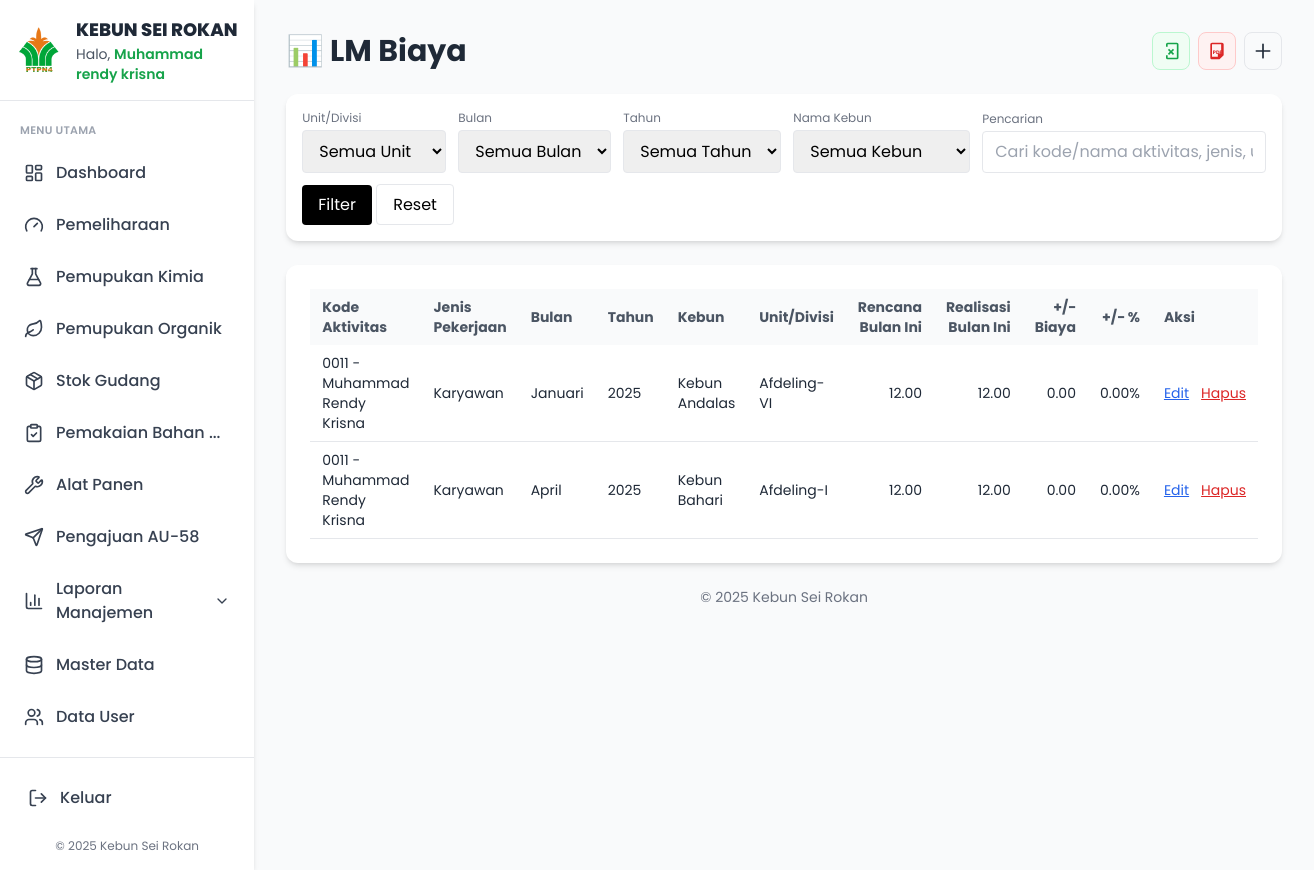
Page /admin/lm_biaya.php (signed in) on the committed database.
### tables this page shows
CREATE TABLE `lm_biaya` (
  `id` int UNSIGNED NOT NULL,
  `kode_aktivitas_id` int UNSIGNED NOT NULL,
  `jenis_pekerjaan_id` int UNSIGNED DEFAULT NULL,
  `bulan` enum('Januari','Februari','Maret','April','Mei','Juni','Juli','Agustus','September','Oktober','November','Desember') NOT NULL,
  `tahun` smallint UNSIGNED NOT NULL,
  `unit_id` int NOT NULL,
  `kebun_id` int DEFAULT NULL,
  `rencana_bi` decimal(14,2) NOT NULL DEFAULT '0.00',
  `realisasi_bi` decimal(14,2) NOT NULL DEFAULT '0.00',
  `catatan` varchar(255) DEFAULT NULL,
  `created_at` timestamp NULL DEFAULT CURRENT_TIMESTAMP,
  `updated_at` timestamp NULL DEFAULT CURRENT_TIMESTAMP ON UPDATE CURRENT_TIMESTAMP
);

CREATE TABLE `md_kode_aktivitas` (
  `id` int UNSIGNED NOT NULL,
  `kode` varchar(20) NOT NULL,
  `nama` varchar(120) NOT NULL,
  `no_sap_id` int UNSIGNED DEFAULT NULL
);

CREATE TABLE `md_jenis_pekerjaan` (
  `id` int UNSIGNED NOT NULL,
  `nama` varchar(120) NOT NULL,
  `keterangan` varchar(255) DEFAULT NULL,
  `created_at` timestamp NULL DEFAULT CURRENT_TIMESTAMP,
  `updated_at` timestamp NULL DEFAULT CURRENT_TIMESTAMP ON UPDATE CURRENT_TIMESTAMP
);

CREATE TABLE `md_kebun` (
  `id` int UNSIGNED NOT NULL,
  `kode` varchar(16) NOT NULL,
  `nama_kebun` varchar(100) NOT NULL,
  `keterangan` varchar(255) DEFAULT NULL,
  `created_at` timestamp NOT NULL DEFAULT CURRENT_TIMESTAMP,
  `updated_at` timestamp NOT NULL DEFAULT CURRENT_TIMESTAMP ON UPDATE CURRENT_TIMESTAMP
);

CREATE TABLE `units` (
  `id` int NOT NULL,
  `nama_unit` varchar(100) NOT NULL,
  `keterangan` varchar(255) DEFAULT NULL,
  `created_at` timestamp NULL DEFAULT CURRENT_TIMESTAMP,
  `updated_at` timestamp NULL DEFAULT CURRENT_TIMESTAMP ON UPDATE CURRENT_TIMESTAMP
);

### admin/lm_biaya.php (the view, shortened to what this page needs)
<?php
function col_exists(PDO $pdo, $table, $col){
  $st = $pdo->prepare("SELECT 1 FROM information_schema.COLUMNS WHERE TABLE_SCHEMA = DATABASE() AND TABLE_NAME=:t AND COLUMN_NAME=:c");
  $st->execute([':t'=>$table, ':c'=>$col]);
  return (bool)$st->fetchColumn();
}
try {
  $db = new Database();
  $conn = $db->getConnection();
  $hasKebun = col_exists($conn, 'lm_biaya', 'kebun_id');
  $q        = isset($_GET['q']) ? trim($_GET['q']) : '';
  $sql = "
    SELECT b.*,
           u.nama_unit,
           a.kode AS kode_aktivitas, a.nama AS nama_aktivitas,
           j.nama AS nama_jenis
           ".($hasKebun ? ", kb.nama_kebun " : "")."
    FROM lm_biaya b
    LEFT JOIN units u ON u.id = b.unit_id
    LEFT JOIN md_kode_aktivitas a ON a.id = b.kode_aktivitas_id
    LEFT JOIN md_jenis_pekerjaan j ON j.id = b.jenis_pekerjaan_id
    ".($hasKebun ? "LEFT JOIN md_kebun kb ON kb.id = b.kebun_id" : "")."
    WHERE 1=1
  ";
  $bind = [];
  $sql .= "
    ORDER BY b.tahun DESC,
             FIELD(b.bulan,'Januari','Februari','Maret','April','Mei','Juni','Juli','Agustus','September','Oktober','November','Desember'),
             b.id DESC
  ";
  $st = $conn->prepare($sql);
  $st->execute($bind);
  $rows = $st->fetchAll(PDO::FETCH_ASSOC);
} catch (PDOException $e) {
  die("DB Error: ".$e->getMessage());
}
$currentPage = 'lm_biaya';
include_once '../layouts/header.php';
?>
<div class="space-y-6">
  <div class="flex items-center justify-between">
    <h1 class="text-3xl font-bold text-gray-800">📊 LM Biaya</h1>
    <div class="flex gap-2">
      <button id="btn-export-excel"
        class="p-2 rounded-lg border border-green-200 bg-green-50 text-green-600 hover:bg-green-100 hover:border-green-300 focus:outline-none focus:ring-2 focus:ring-green-300"
        title="Export Excel" aria-label="Export Excel">
      </button>
      <button id="btn-export-pdf"
        class="p-2 rounded-lg border border-red-200 bg-red-50 text-red-600 hover:bg-red-100 hover:border-red-300 focus:outline-none focus:ring-2 focus:ring-red-300"
        title="Export PDF" aria-label="Export PDF">
        <svg xmlns="http://www.w3.org/2000/svg" class="h-5 w-5" fill="currentColor" viewBox="0 0 24 24">
          <path d="M6 2a2 2 0 0 0-2 2v16c0 1.1.9 2 2 2h9l5-5V4a2 2 0 0 0-2-2H6zm0 2h11v11h-4v4H6V4z"/>
          <text x="7" y="16" font-size="6" font-weight="bold" fill="currentColor">PDF</text>
        </svg>
      </button>
      <button id="btn-add"
        class="p-2 rounded-lg border border-gray-200 bg-gray-50 text-gray-800 hover:bg-gray-100 hover:border-gray-300 focus:outline-none focus:ring-2 focus:ring-gray-300"
        title="Tambah Data" aria-label="Tambah Data">
        <svg xmlns="http://www.w3.org/2000/svg" class="h-5 w-5" fill="none" viewBox="0 0 24 24" stroke="currentColor">
          <path stroke-linecap="round" stroke-linejoin="round" stroke-width="2" d="M12 4v16m8-8H4"/>
        </svg>
      </button>
    </div>
  </div>
  <form method="get" class="bg-white p-4 rounded-xl shadow-md flex flex-wrap items-end gap-3">
    <div>
      <label for="f-unit" class="block text-xs text-gray-500 mb-1">Unit/Divisi</label>
      <select id="f-unit" name="unit_id" class="border rounded px-3 py-2">
        <option value="">Semua Unit</option>
      </select>
    </div>
    <div>
      <label for="f-bulan" class="block text-xs text-gray-500 mb-1">Bulan</label>
      <select id="f-bulan" name="bulan" class="border rounded px-3 py-2">
        <option value="">Semua Bulan</option>
      </select>
    </div>
    <div>
      <label for="f-tahun" class="block text-xs text-gray-500 mb-1">Tahun</label>
      <select id="f-tahun" name="tahun" class="border rounded px-3 py-2">
        <option value="">Semua Tahun</option>
      </select>
    </div>
    <?php if ($hasKebun): ?>
    <div>
      <label for="f-kebun" class="block text-xs text-gray-500 mb-1">Nama Kebun</label>
      <select id="f-kebun" name="kebun_id" class="border rounded px-3 py-2">
        <option value="">Semua Kebun</option>
      </select>
    </div>
    <?php endif; ?>
    <div class="flex-1 min-w-[220px]">
      <label for="f-q" class="block text-xs text-gray-500 mb-1">Pencarian</label>
      <input id="f-q" name="q" type="text" value="<?= htmlspecialchars($q) ?>" class="w-full border rounded px-3 py-2" placeholder="Cari kode/nama aktivitas, jenis, unit, kebun, catatan...">
    </div>
    <div>
      <button type="submit" class="px-4 py-2 bg-black text-white rounded hover:bg-gray-800">Filter</button>
      <a href="lm_biaya.php" class="px-4 py-2 border rounded hover:bg-gray-50">Reset</a>
    </div>
  </form>
  <div class="bg-white p-6 rounded-xl shadow-md overflow-x-auto">
    <table class="min-w-full text-sm">
      <thead class="bg-gray-50">
        <tr class="text-gray-600">
          <th class="py-2 px-3 text-left">Kode Aktivitas</th>
          <th class="py-2 px-3 text-left">Jenis Pekerjaan</th>
          <th class="py-2 px-3 text-left">Bulan</th>
          <th class="py-2 px-3 text-left">Tahun</th>
          <?php if ($hasKebun): ?><th class="py-2 px-3 text-left">Kebun</th><?php endif; ?>
          <th class="py-2 px-3 text-left">Unit/Divisi</th>
          <th class="py-2 px-3 text-right">Rencana Bulan Ini</th>
          <th class="py-2 px-3 text-right">Realisasi Bulan Ini</th>
          <th class="py-2 px-3 text-right">+/− Biaya</th>
          <th class="py-2 px-3 text-right">+/− %</th>
          <th class="py-2 px-3 text-left">Aksi</th>
        </tr>
      </thead>
      <tbody class="text-gray-800">
        <?php if (!$rows): ?>
          <tr><td colspan="<?= $hasKebun ? 11 : 10 ?>" class="text-center py-6 text-gray-500">Belum ada data.</td></tr>
        <?php else: foreach ($rows as $r): ?>
          <tr class="border-b hover:bg-gray-50">
            <td class="py-2 px-3"><?= htmlspecialchars(($r['kode_aktivitas'] ?? '').' - '.($r['nama_aktivitas'] ?? '')) ?></td>
            <td class="py-2 px-3"><?= htmlspecialchars($r['nama_jenis'] ?? '-') ?></td>
            <td class="py-2 px-3"><?= htmlspecialchars($r['bulan']) ?></td>
            <td class="py-2 px-3"><?= (int)$r['tahun'] ?></td>
            <?php if ($hasKebun): ?><td class="py-2 px-3"><?= htmlspecialchars($r['nama_kebun'] ?? '-') ?></td><?php endif; ?>
            <td class="py-2 px-3"><?= htmlspecialchars($r['nama_unit'] ?? '-') ?></td>
            <td class="py-2 px-3 text-right"><?= number_format((float)$r['rencana_bi'],2) ?></td>
            <td class="py-2 px-3 text-right"><?= number_format((float)$r['realisasi_bi'],2) ?></td>
            <td class="py-2 px-3 text-right"><?= number_format((float)$r['diff_bi'],2) ?></td>
            <td class="py-2 px-3 text-right">
              <?= is_null($r['diff_pct']) ? '-' : number_format((float)$r['diff_pct'],2).'%' ?>
            </td>
            <td class="py-2 px-3">
              <div class="flex items-center gap-3">
                <button class="btn-edit text-blue-600 underline" data-json='<?= htmlspecialchars(json_encode($r), ENT_QUOTES, "UTF-8") ?>'>Edit</button>
                <button class="btn-delete text-red-600 underline" data-id="<?= (int)$r['id'] ?>">Hapus</button>
              </div>
            </td>
          </tr>
        <?php endforeach; endif; ?>
      </tbody>
    </table>
  </div>
</div>
<?php include_once '../layouts/footer.php'; ?>

### layouts/header.php (shortened to what this page needs)
<!DOCTYPE html>
<html lang="id">
<head>
    <script src="https://cdn.tailwindcss.com"></script>
</head>
<body class="bg-gray-50 font-poppins">
    <div class="flex min-h-screen">
        <?php include_once 'sidebar.php'; ?>
        <main class="flex-1 p-6 md:p-8">

### layouts/sidebar.php (shortened to what this page needs)
<?php
$currentPage = $currentPage ?? 'dashboard';
$userName = $_SESSION['user_nama'] ?? 'Rendy Krisna';
function activeClass($key, $current) {
    return $key === $current
        ? 'bg-green-600 text-white shadow-sm'
        : 'text-gray-700 hover:bg-gray-100';
}
?>
<aside class="w-72 bg-white shadow-md flex flex-col min-h-screen">
  <div class="flex items-center p-4 border-b">
    <img src="../assets/images/logo.png" alt="Logo" class="w-12 h-12 mr-3 rounded">
    <div class="leading-tight">
      <h2 class="font-extrabold text-gray-800 text-lg">KEBUN SEI ROKAN</h2>
      <p class="text-sm text-gray-600">Halo,
        <span class="font-semibold text-green-600"><?= htmlspecialchars($userName) ?></span>
      </p>
    </div>
  </div>
  <nav class="flex-1 px-3 py-4 overflow-y-auto">
    <span class="text-[11px] tracking-wide text-gray-400 uppercase font-semibold px-2">Menu Utama</span>
    <ul class="mt-2 space-y-1">
      <li>
        <a href="index.php" class="flex items-center p-3 rounded-lg transition-colors duration-200 <?= activeClass('dashboard', $currentPage) ?>">
          <i data-lucide="layout-dashboard" class="w-5 h-5 mr-3"></i>
          <span class="font-medium">Dashboard</span>
        </a>
      </li>
      <li>
        <a href="pemeliharaan.php" class="flex items-center p-3 rounded-lg transition-colors duration-200 <?= activeClass('pemeliharaan', $currentPage) ?>">
          <i data-lucide="gauge" class="w-5 h-5 mr-3"></i>
          <span class="font-medium">Pemeliharaan</span>
        </a>
      </li>
      <li>
        <a href="pemupukan.php" class="flex items-center p-3 rounded-lg transition-colors duration-200 <?= activeClass('pemupukan', $currentPage) ?>">
          <i data-lucide="flask-conical" class="w-5 h-5 mr-3"></i>
          <span class="font-medium">Pemupukan Kimia</span>
        </a>
      </li>
      <li>
        <a href="pemupukan_organik.php" class="flex items-center p-3 rounded-lg transition-colors duration-200 <?= activeClass('pemupukan_organik', $currentPage) ?>">
          <i data-lucide="leaf" class="w-5 h-5 mr-3"></i>
          <span class="font-medium">Pemupukan Organik</span>
        </a>
      </li>
      <li>
        <a href="stok_gudang.php" class="flex items-center p-3 rounded-lg transition-colors duration-200 <?= activeClass('stok_gudang', $currentPage) ?>">
          <i data-lucide="package" class="w-5 h-5 mr-3"></i>
          <span class="font-medium">Stok Gudang</span>
        </a>
      </li>
      <li>
        <a href="pemakaian.php" class="flex items-center p-3 rounded-lg transition-colors duration-200 <?= activeClass('pemakaian', $currentPage) ?>">
          <i data-lucide="clipboard-check" class="w-5 h-5 mr-3"></i>
          <span class="font-medium truncate">Pemakaian Bahan ...</span>
        </a>
      </li>
      <li>
        <a href="alat_panen.php" class="flex items-center p-3 rounded-lg transition-colors duration-200 <?= activeClass('alat_panen', $currentPage) ?>">
          <i data-lucide="wrench" class="w-5 h-5 mr-3"></i>
          <span class="font-medium">Alat Panen</span>
        </a>
      </li>
      <li>
        <a href="permintaan.php" class="flex items-center p-3 rounded-lg transition-colors duration-200 <?= activeClass('permintaan', $currentPage) ?>">
          <i data-lucide="send" class="w-5 h-5 mr-3"></i>
          <span class="font-medium">Pengajuan AU-58</span>
        </a>
      </li>
      <li x-data="{ open: false }" class="relative">
        <button @click="open = !open"
                class="flex items-center w-full p-3 rounded-lg transition-colors duration-200 <?= activeClass('laporan', $currentPage) ?>">
          <i data-lucide="bar-chart-3" class="w-5 h-5 mr-3"></i>
          <span class="font-medium flex-1 text-left">Laporan Manajemen</span>
          <i data-lucide="chevron-down" :class="{ 'rotate-180': open }" class="w-4 h-4 ml-2 transition-transform"></i>
        </button>
      </li>
      <li>
        <a href="master_data.php" class="flex items-center p-3 rounded-lg transition-colors duration-200 <?= activeClass('master_data', $currentPage) ?>">
          <i data-lucide="database" class="w-5 h-5 mr-3"></i>
          <span class="font-medium">Master Data</span>
        </a>
      </li>
      <li>
        <a href="users.php" class="flex items-center p-3 rounded-lg transition-colors duration-200 <?= activeClass('users', $currentPage) ?>">
          <i data-lucide="users" class="w-5 h-5 mr-3"></i>
          <span class="font-medium">Data User</span>
        </a>
      </li>
    </ul>
  </nav>
  <div class="p-4 border-t">
    <a href="../auth/logout.php" class="flex items-center p-3 text-gray-700 hover:bg-gray-100 rounded-lg transition-colors duration-200">
      <i data-lucide="log-out" class="w-5 h-5 mr-3"></i>
      <span class="font-medium">Keluar</span>
    </a>
    <footer class="text-center mt-4">
      <p class="text-xs text-gray-500">&copy; <?= date('Y'); ?> Kebun Sei Rokan</p>
    </footer>
  </div>
</aside>

### layouts/footer.php
<footer class="text-center mt-auto pt-6 text-sm text-gray-500">
                <p>&copy; <?php echo date('Y'); ?> Kebun Sei Rokan</p>
            </footer>
        </main>
    </div>
</body>
</html>

### rows in the picture
lm_biaya: kode_aktivitas.nama "0011 - Muhammad Rendy Krisna", jenis_pekerjaan.nama "Karyawan", bulan "Januari", tahun "2025", md_kebun.nama_kebun "Kebun Andalas", unit.nama_unit "Afdeling-VI", rencana_bi "12.00", realisasi_bi "12.00", diff_bi "0.00", diff_pct "0.00"
lm_biaya: kode_aktivitas.nama "0011 - Muhammad Rendy Krisna", jenis_pekerjaan.nama "Karyawan", bulan "April", tahun "2025", md_kebun.nama_kebun "Kebun Bahari", unit.nama_unit "Afdeling-I", rencana_bi "12.00", realisasi_bi "12.00", diff_bi "0.00", diff_pct "0.00"

### other values in the picture
$userName "Muhammad rendy krisna"
